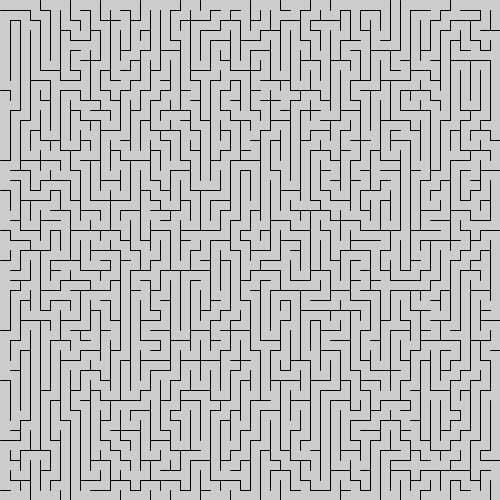
Frame 1 (no input)
Frame 60 (the mouse pressed at the canvas centre just before this capture): identical to frame 1, image omitted
Frame 120 (the mouse held since frame 60 and released just before this capture): identical to frame 1, image omitted

The Processing sketch that drew this single still picture (run headless with seeded random() and noise(); from frame 60 on, the mouse is pressed at the canvas centre):

// Processing sketch: week14_5_maze_generate_wall_50x50
// ── week14_5_maze_generate_wall_50x50.pde
//產生地圖maze的方法
int [][] maze = new int[50][50];
boolean [][] visited = new boolean[50][50];
boolean testVisible(int i, int j){ //true: nothing
  if(i<0 || j<0 || i>=50 || j>=50) return true;
  return visited[i][j]; //false 要用它 doing something
}
int [][] wallH = new int[50][49];
int [][] wallW = new int[49][50];
void genMaze2(int i, int j, int ii, int jj){
  if(i==ii) wallH[i][min(j,jj)] = 1;
  if(j==jj) wallW[min(i,ii)][j] = 1;
  genMaze(ii,jj);
}
void genMaze(int i, int j){
  //if(i==9&&j==9) return;
  visited[i][j] = true;
  println(i,j);
  while(true){
    if(testVisible(i+1, j)==false && int(random(2))==0) {genMaze2(i,j,i+1,j);}
    if(testVisible(i-1, j)==false && int(random(2))==0) {genMaze2(i,j,i-1,j);}
    if(testVisible(i, j+1)==false && int(random(2))==0) {genMaze2(i,j,i,j+1);}
    if(testVisible(i, j-1)==false && int(random(2))==0) {genMaze2(i,j,i,j-1);}
    if(testVisible(i+1, j) && testVisible(i-1, j) && testVisible(i,j+1) && testVisible(i,j-1)) break;
  }
}
void setup(){
  size(500,500);
  genMaze(0,0);
}
void draw(){
  for(int i=0; i<50; i++){
    for(int j=0; j<49; j++){
      if(wallH[i][j]==0) line(10+j*10, i*10, 10+j*10, 10+i*10);
    }
  }
  for(int i=0; i<49; i++){
    for(int j=0; j<50; j++){
      if(wallW[i][j]==0) line(j*10, 10+i*10, 10+j*10, 10+i*10);
    }
  }
  
  for(int i=0; i<10; i++){
    for(int j=0; j<10; j++){
      noStroke();
      if(visited[i][j]) fill(125,125);
      else fill(255,0,0,125);
      //rect(j*50+5, i*50+5, 40, 40);
    }
  }
}
